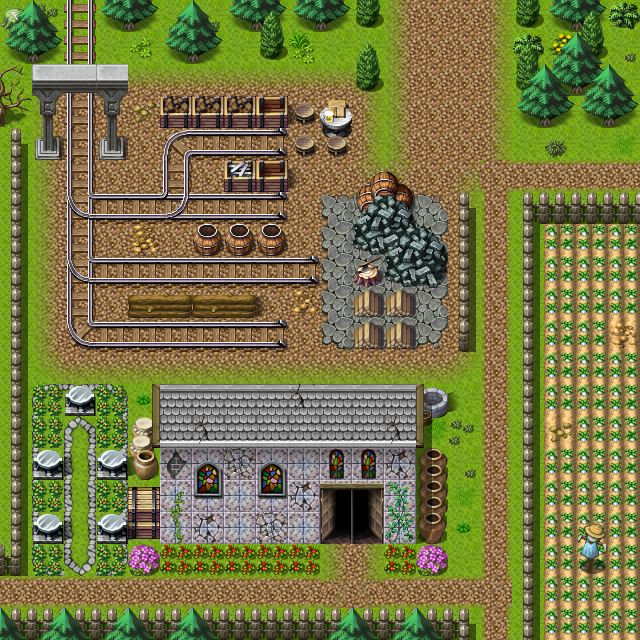

This game map was drawn from its Tiled (.tmx) file and the tilesets committed beside it. A one-line description and the trimmed map source follow:
An orthogonal 20x20 tile map with 32x32 px tiles, 3 tile layers (Ground, Objects, Above), 1 hidden layer not drawn, 31 tilesets and 14 objects (9x mapchange, 4x spawn, script).

<map version="1.0" orientation="orthogonal" width="20" height="20" tilewidth="32" tileheight="32">
    <properties>
        <property name="outdoors" value="1" />
    </properties>
    <tileset firstgid="1" name="map_6" tilewidth="32" tileheight="32">
        <image source="../drawable/map_6.png" width="256" height="256" />
    </tileset>
    <tileset firstgid="65" name="map_0" tilewidth="32" tileheight="32">
        <image source="../drawable/map_0.png" width="256" height="256" />
    </tileset>
    <tileset firstgid="129" name="map_29" tilewidth="32" tileheight="32">
        <image source="../drawable/map_29.png" width="256" height="256" />
    </tileset>
    <tileset firstgid="193" name="map_45" tilewidth="32" tileheight="32">
        <image source="../drawable/map_45.png" width="256" height="256" />
    </tileset>
    <tileset firstgid="257" name="map_44" tilewidth="32" tileheight="32">
        <image source="../drawable/map_44.png" width="256" height="256" />
    </tileset>
    <tileset firstgid="321" name="map_41" tilewidth="32" tileheight="32">
        <image source="../drawable/map_41.png" width="256" height="256" />
    </tileset>
    <tileset firstgid="385" name="map_26" tilewidth="32" tileheight="32">
        <image source="../drawable/map_26.png" width="256" height="256" />
    </tileset>
    <tileset firstgid="449" name="map_21" tilewidth="32" tileheight="32">
        <image source="../drawable/map_21.png" width="256" height="256" />
    </tileset>
    <tileset firstgid="513" name="map_9" tilewidth="32" tileheight="32">
        <image source="../drawable/map_9.png" width="256" height="256" />
    </tileset>
    <tileset firstgid="577" name="map_8" tilewidth="32" tileheight="32">
        <image source="../drawable/map_8.png" width="256" height="256" />
    </tileset>
    <tileset firstgid="641" name="map_5" tilewidth="32" tileheight="32">
        <image source="../drawable/map_5.png" width="256" height="256" />
    </tileset>
    <tileset firstgid="705" name="map_1" tilewidth="32" tileheight="32">
        <image source="../drawable/map_1.png" width="256" height="256" />
    </tileset>
    <tileset firstgid="769" name="map_35" tilewidth="32" tileheight="32">
        <image source="../drawable/map_35.png" width="256" height="256" />
    </tileset>
    <tileset firstgid="833" name="map_7" tilewidth="32" tileheight="32">
        <image source="../drawable/map_7.png" width="256" height="256" />
    </tileset>
    <tileset firstgid="897" name="map_14" tilewidth="32" tileheight="32">
        <image source="../drawable/map_14.png" width="256" height="256" />
    </tileset>
    <tileset firstgid="961" name="map_30" tilewidth="32" tileheight="32">
        <image source="../drawable/map_30.png" width="256" height="256" />
    </tileset>
    <tileset firstgid="1025" name="map_18" tilewidth="32" tileheight="32">
        <image source="../drawable/map_18.png" width="256" height="256" />
    </tileset>
    <tileset firstgid="1089" name="map_27" tilewidth="32" tileheight="32">
        <image source="../drawable/map_27.png" width="256" height="256" />
    </tileset>
    <tileset firstgid="1153" name="map_19" tilewidth="32" tileheight="32">
        <image source="../drawable/map_19.png" width="256" height="256" />
    </tileset>
    <tileset firstgid="1217" name="map_28" tilewidth="32" tileheight="32">
        <image source="../drawable/map_28.png" width="256" height="256" />
    </tileset>
    <tileset firstgid="1281" name="map_3" tilewidth="32" tileheight="32">
        <image source="../drawable/map_3.png" width="256" height="256" />
    </tileset>
    <tileset firstgid="1345" name="map_10" tilewidth="32" tileheight="32">
        <image source="../drawable/map_10.png" width="256" height="256" />
    </tileset>
    <tileset firstgid="1409" name="map_32" tilewidth="32" tileheight="32">
        <image source="../drawable/map_32.png" width="256" height="256" />
    </tileset>
    <tileset firstgid="1473" name="map_25" tilewidth="32" tileheight="32">
        <image source="../drawable/map_25.png" width="256" height="256" />
    </tileset>
    <tileset firstgid="1537" name="map_40" tilewidth="32" tileheight="32">
        <image source="../drawable/map_40.png" width="256" height="256" />
    </tileset>
    <tileset firstgid="1601" name="map_2" tilewidth="32" tileheight="32">
        <image source="../drawable/map_2.png" width="256" height="256" />
    </tileset>
    <tileset firstgid="1665" name="map_17" tilewidth="32" tileheight="32">
        <image source="../drawable/map_17.png" width="256" height="256" />
    </tileset>
    <tileset firstgid="1729" name="map_4" tilewidth="32" tileheight="32">
        <image source="../drawable/map_4.png" width="256" height="256" />
    </tileset>
    <tileset firstgid="1793" name="map_16" tilewidth="32" tileheight="32">
        <image source="../drawable/map_16.png" width="256" height="256" />
    </tileset>
    <tileset firstgid="1857" name="map_33" tilewidth="32" tileheight="32">
        <image source="../drawable/map_33.png" width="256" height="256" />
    </tileset>
    <tileset firstgid="1921" name="map_42" tilewidth="32" tileheight="32">
        <image source="../drawable/map_42.png" width="256" height="256" />
    </tileset>
    <layer name="Ground" width="20" height="20">
        <data>[400 cells, 400 non-empty, 18 distinct tile ids]</data>
    </layer>
    <layer name="Objects" width="20" height="20">
        <data>[400 cells, 336 non-empty, 100 distinct tile ids]</data>
    </layer>
    <layer name="Above" width="20" height="20">
        <data>[400 cells, 80 non-empty, 30 distinct tile ids]</data>
    </layer>
    <layer name="Walkable" width="20" height="20" visible="0">
        <data>[400 cells, 179 non-empty, 1 distinct tile ids]</data>
    </layer>
    <objectgroup name="Mapevents">
        <object name="north3" type="mapchange" x="160" y="0" width="64" height="32">
            <properties>
                <property name="map" value="wild20" />
                <property name="place" value="south3" />
            </properties>
        </object>
        </objectgroup>
    <objectgroup name="Spawn">
        <!-- 3 objects omitted --></objectgroup>
    <objectgroup name="Keys" />
</map>
<!-- 13 of 14 objects omitted -->
